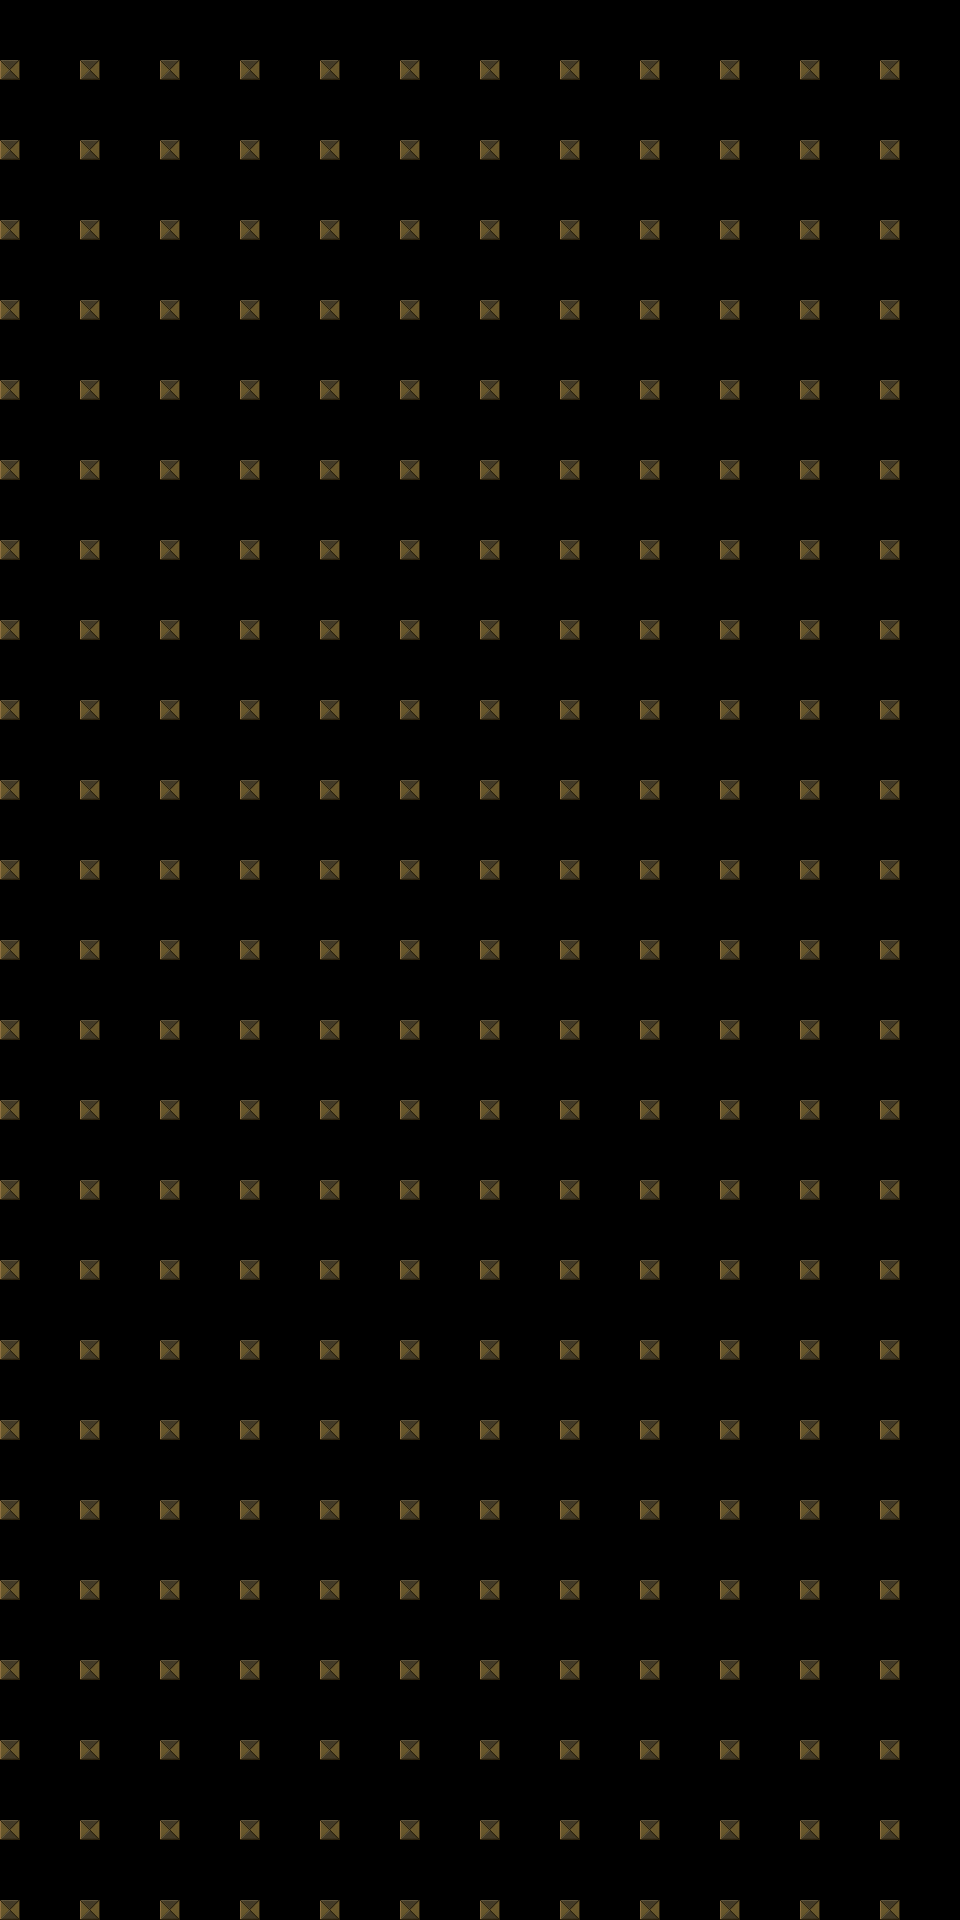

Tiled map render using the project's own tile images. Description and the map definition, with tile-layer contents summarised, below:
An orthogonal 12x24 tile map with 80x80 px tiles, 1 tile layer (tile layer).

<map version="1.0" orientation="orthogonal" renderorder="right-down" width="12" height="24" tilewidth="80" tileheight="80" nextobjectid="2">
 <tileset firstgid="1" name="floor_tiles" tilewidth="20" tileheight="20" tilecount="260" columns="20">
  <image source="../spritesheets/floor-tiles-20x20.png" width="400" height="260" />
 </tileset>
 <layer name="tile layer" width="12" height="24">
  <data>[288 cells, 288 non-empty, 1 distinct tile ids]</data>
 </layer>
</map>
